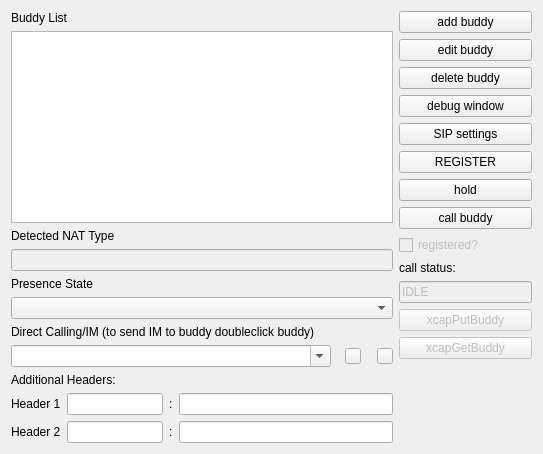
<?xml version="1.0" encoding="UTF-8"?>
<ui version="4.0">
 <class>QjSimpleClass</class>
 <widget class="QWidget" name="QjSimpleClass">
  <property name="geometry">
   <rect>
    <x>0</x>
    <y>0</y>
    <width>543</width>
    <height>454</height>
   </rect>
  </property>
  <property name="windowTitle">
   <string>QjSimple</string>
  </property>
  <layout class="QGridLayout" name="gridLayout_3">
   <item row="0" column="0">
    <layout class="QVBoxLayout">
     <item>
      <widget class="QLabel" name="label">
       <property name="text">
        <string>Buddy List</string>
       </property>
      </widget>
     </item>
     <item>
      <widget class="QListWidget" name="buddyList">
       <property name="toolTip">
        <string>double-click a buddy to send an instant message; select a buddy and press the 'call buddy' button to call your buddy</string>
       </property>
      </widget>
     </item>
     <item>
      <widget class="QLabel" name="label_5">
       <property name="text">
        <string>Detected NAT Type</string>
       </property>
      </widget>
     </item>
     <item>
      <widget class="QLineEdit" name="natTypeEdit">
       <property name="enabled">
        <bool>false</bool>
       </property>
       <property name="sizePolicy">
        <sizepolicy hsizetype="Preferred" vsizetype="Fixed">
         <horstretch>0</horstretch>
         <verstretch>0</verstretch>
        </sizepolicy>
       </property>
       <property name="text">
        <string/>
       </property>
       <property name="readOnly">
        <bool>false</bool>
       </property>
      </widget>
     </item>
     <item>
      <widget class="QLabel" name="label_2">
       <property name="text">
        <string>Presence State</string>
       </property>
      </widget>
     </item>
     <item>
      <widget class="QComboBox" name="comboBox">
       <property name="toolTip">
        <string>choose your presence state</string>
       </property>
      </widget>
     </item>
     <item>
      <widget class="QLabel" name="label_4">
       <property name="text">
        <string>Direct Calling/IM (to send IM to buddy doubleclick buddy)</string>
       </property>
      </widget>
     </item>
     <item>
      <layout class="QHBoxLayout">
       <item>
        <widget class="QComboBox" name="directCallComboBox">
         <property name="maximumSize">
          <size>
           <width>16777215</width>
           <height>16777215</height>
          </size>
         </property>
         <property name="editable">
          <bool>true</bool>
         </property>
        </widget>
       </item>
       <item>
        <spacer name="horizontalSpacer_2">
         <property name="orientation">
          <enum>Qt::Horizontal</enum>
         </property>
         <property name="sizeType">
          <enum>QSizePolicy::Fixed</enum>
         </property>
         <property name="sizeHint" stdset="0">
          <size>
           <width>8</width>
           <height>20</height>
          </size>
         </property>
        </spacer>
       </item>
       <item>
        <widget class="QPushButton" name="directCallButton">
         <property name="sizePolicy">
          <sizepolicy hsizetype="Fixed" vsizetype="Fixed">
           <horstretch>0</horstretch>
           <verstretch>0</verstretch>
          </sizepolicy>
         </property>
         <property name="maximumSize">
          <size>
           <width>16</width>
           <height>16</height>
          </size>
         </property>
         <property name="cursor">
          <cursorShape>PointingHandCursor</cursorShape>
         </property>
         <property name="toolTip">
          <string>click to call the SIP URI in the left ComboBox</string>
         </property>
         <property name="text">
          <string/>
         </property>
        </widget>
       </item>
       <item>
        <spacer name="horizontalSpacer">
         <property name="orientation">
          <enum>Qt::Horizontal</enum>
         </property>
         <property name="sizeType">
          <enum>QSizePolicy::Fixed</enum>
         </property>
         <property name="sizeHint" stdset="0">
          <size>
           <width>10</width>
           <height>20</height>
          </size>
         </property>
        </spacer>
       </item>
       <item>
        <widget class="QPushButton" name="directImButton">
         <property name="sizePolicy">
          <sizepolicy hsizetype="Fixed" vsizetype="Fixed">
           <horstretch>0</horstretch>
           <verstretch>0</verstretch>
          </sizepolicy>
         </property>
         <property name="maximumSize">
          <size>
           <width>16</width>
           <height>16</height>
          </size>
         </property>
         <property name="cursor">
          <cursorShape>PointingHandCursor</cursorShape>
         </property>
         <property name="toolTip">
          <string>click to send an instant message to the SIP URI in the left ComboBox</string>
         </property>
         <property name="text">
          <string/>
         </property>
        </widget>
       </item>
      </layout>
     </item>
    </layout>
   </item>
   <item row="0" column="1" rowspan="2">
    <layout class="QGridLayout" name="gridLayout_2">
     <item row="0" column="0">
      <widget class="QPushButton" name="addButton">
       <property name="sizePolicy">
        <sizepolicy hsizetype="Preferred" vsizetype="Fixed">
         <horstretch>0</horstretch>
         <verstretch>0</verstretch>
        </sizepolicy>
       </property>
       <property name="toolTip">
        <string>add a buddy to your buddy list</string>
       </property>
       <property name="text">
        <string>add buddy</string>
       </property>
      </widget>
     </item>
     <item row="1" column="0">
      <widget class="QPushButton" name="editButton">
       <property name="sizePolicy">
        <sizepolicy hsizetype="Preferred" vsizetype="Fixed">
         <horstretch>0</horstretch>
         <verstretch>0</verstretch>
        </sizepolicy>
       </property>
       <property name="toolTip">
        <string>edit an existing buddy</string>
       </property>
       <property name="text">
        <string>edit buddy</string>
       </property>
      </widget>
     </item>
     <item row="2" column="0">
      <widget class="QPushButton" name="deleteButton">
       <property name="sizePolicy">
        <sizepolicy hsizetype="Preferred" vsizetype="Fixed">
         <horstretch>0</horstretch>
         <verstretch>0</verstretch>
        </sizepolicy>
       </property>
       <property name="toolTip">
        <string>delete a buddy from your buddy list</string>
       </property>
       <property name="text">
        <string>delete buddy</string>
       </property>
      </widget>
     </item>
     <item row="3" column="0">
      <widget class="QPushButton" name="debugButton">
       <property name="sizePolicy">
        <sizepolicy hsizetype="Preferred" vsizetype="Fixed">
         <horstretch>0</horstretch>
         <verstretch>0</verstretch>
        </sizepolicy>
       </property>
       <property name="toolTip">
        <string>open the debug window (this will show you all the log messages)</string>
       </property>
       <property name="text">
        <string>debug window</string>
       </property>
      </widget>
     </item>
     <item row="4" column="0">
      <widget class="QPushButton" name="accountButton">
       <property name="sizePolicy">
        <sizepolicy hsizetype="Preferred" vsizetype="Fixed">
         <horstretch>0</horstretch>
         <verstretch>0</verstretch>
        </sizepolicy>
       </property>
       <property name="toolTip">
        <string>configure your SIP account</string>
       </property>
       <property name="text">
        <string>SIP settings</string>
       </property>
      </widget>
     </item>
     <item row="5" column="0">
      <widget class="QPushButton" name="registerButton">
       <property name="sizePolicy">
        <sizepolicy hsizetype="Preferred" vsizetype="Fixed">
         <horstretch>0</horstretch>
         <verstretch>0</verstretch>
        </sizepolicy>
       </property>
       <property name="cursor">
        <cursorShape>PointingHandCursor</cursorShape>
       </property>
       <property name="toolTip">
        <string>initialize the SIP stack and REGISTER</string>
       </property>
       <property name="text">
        <string>REGISTER</string>
       </property>
      </widget>
     </item>
     <item row="6" column="0">
      <widget class="QPushButton" name="holdButton">
       <property name="text">
        <string>hold</string>
       </property>
      </widget>
     </item>
     <item row="7" column="0">
      <widget class="QPushButton" name="callButton">
       <property name="sizePolicy">
        <sizepolicy hsizetype="Preferred" vsizetype="Fixed">
         <horstretch>0</horstretch>
         <verstretch>0</verstretch>
        </sizepolicy>
       </property>
       <property name="toolTip">
        <string>call the selected buddy</string>
       </property>
       <property name="text">
        <string>call buddy</string>
       </property>
      </widget>
     </item>
     <item row="8" column="0">
      <widget class="QCheckBox" name="statusBox">
       <property name="enabled">
        <bool>false</bool>
       </property>
       <property name="sizePolicy">
        <sizepolicy hsizetype="Preferred" vsizetype="Fixed">
         <horstretch>0</horstretch>
         <verstretch>0</verstretch>
        </sizepolicy>
       </property>
       <property name="text">
        <string>registered?</string>
       </property>
       <property name="checkable">
        <bool>true</bool>
       </property>
      </widget>
     </item>
     <item row="9" column="0">
      <widget class="QLabel" name="label_3">
       <property name="sizePolicy">
        <sizepolicy hsizetype="Preferred" vsizetype="Preferred">
         <horstretch>0</horstretch>
         <verstretch>0</verstretch>
        </sizepolicy>
       </property>
       <property name="text">
        <string>call status:</string>
       </property>
       <property name="alignment">
        <set>Qt::AlignLeading|Qt::AlignLeft|Qt::AlignVCenter</set>
       </property>
      </widget>
     </item>
     <item row="10" column="0">
      <widget class="QLineEdit" name="callStateEdit">
       <property name="enabled">
        <bool>false</bool>
       </property>
       <property name="sizePolicy">
        <sizepolicy hsizetype="Preferred" vsizetype="Fixed">
         <horstretch>0</horstretch>
         <verstretch>0</verstretch>
        </sizepolicy>
       </property>
       <property name="text">
        <string>IDLE</string>
       </property>
       <property name="readOnly">
        <bool>false</bool>
       </property>
      </widget>
     </item>
     <item row="11" column="0">
      <widget class="QPushButton" name="xcapPutBuddyButton">
       <property name="enabled">
        <bool>false</bool>
       </property>
       <property name="sizePolicy">
        <sizepolicy hsizetype="Preferred" vsizetype="Fixed">
         <horstretch>0</horstretch>
         <verstretch>0</verstretch>
        </sizepolicy>
       </property>
       <property name="text">
        <string>xcapPutBuddy</string>
       </property>
      </widget>
     </item>
     <item row="12" column="0">
      <widget class="QPushButton" name="xcapGetBuddyButton">
       <property name="enabled">
        <bool>false</bool>
       </property>
       <property name="sizePolicy">
        <sizepolicy hsizetype="Preferred" vsizetype="Fixed">
         <horstretch>0</horstretch>
         <verstretch>0</verstretch>
        </sizepolicy>
       </property>
       <property name="text">
        <string>xcapGetBuddy</string>
       </property>
      </widget>
     </item>
     <item row="13" column="0">
      <spacer>
       <property name="orientation">
        <enum>Qt::Vertical</enum>
       </property>
       <property name="sizeHint" stdset="0">
        <size>
         <width>133</width>
         <height>21</height>
        </size>
       </property>
      </spacer>
     </item>
    </layout>
   </item>
   <item row="1" column="0">
    <layout class="QVBoxLayout" name="verticalLayout">
     <item>
      <widget class="QLabel" name="label_6">
       <property name="text">
        <string>Additional Headers:</string>
       </property>
      </widget>
     </item>
     <item>
      <layout class="QGridLayout" name="gridLayout">
       <item row="0" column="0">
        <widget class="QLabel" name="label_7">
         <property name="text">
          <string>Header 1</string>
         </property>
        </widget>
       </item>
       <item row="0" column="1">
        <widget class="QLineEdit" name="hname1">
         <property name="maximumSize">
          <size>
           <width>96</width>
           <height>16777215</height>
          </size>
         </property>
        </widget>
       </item>
       <item row="0" column="2">
        <widget class="QLabel" name="label_9">
         <property name="text">
          <string>:</string>
         </property>
        </widget>
       </item>
       <item row="0" column="3">
        <widget class="QLineEdit" name="hval1"/>
       </item>
       <item row="1" column="0">
        <widget class="QLabel" name="label_8">
         <property name="text">
          <string>Header 2</string>
         </property>
        </widget>
       </item>
       <item row="1" column="1">
        <widget class="QLineEdit" name="hname2">
         <property name="maximumSize">
          <size>
           <width>96</width>
           <height>16777215</height>
          </size>
         </property>
        </widget>
       </item>
       <item row="1" column="2">
        <widget class="QLabel" name="label_10">
         <property name="text">
          <string>:</string>
         </property>
        </widget>
       </item>
       <item row="1" column="3">
        <widget class="QLineEdit" name="hval2"/>
       </item>
      </layout>
     </item>
    </layout>
   </item>
  </layout>
 </widget>
 <layoutdefault spacing="6" margin="11"/>
 <resources/>
 <connections/>
</ui>
